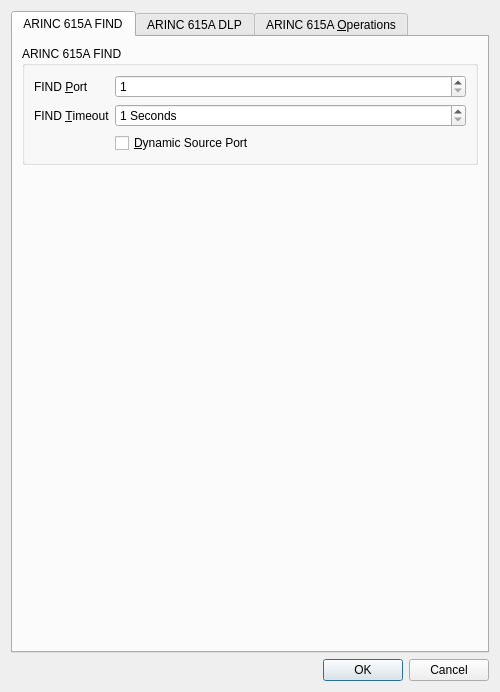
<?xml version="1.0" encoding="UTF-8"?>
<ui version="4.0">
 <author>Thomas Vogt</author>
 <class>Arinc615aDlaQt::SettingsDialog</class>
 <widget class="QDialog" name="Arinc615aDlaQt::SettingsDialog">
  <property name="geometry">
   <rect>
    <x>0</x>
    <y>0</y>
    <width>500</width>
    <height>692</height>
   </rect>
  </property>
  <property name="windowTitle">
   <string>ARINC 615A Data Loader Settings</string>
  </property>
  <property name="windowIcon">
   <iconset resource="../../qt_icon_resources/lib/qt_icon_resources/font_awesome/font_awesome.qrc">
    <normaloff>:/fa/solid/gear.svg</normaloff>:/fa/solid/gear.svg</iconset>
  </property>
  <layout class="QVBoxLayout" name="verticalLayout">
   <item>
    <widget class="QTabWidget" name="tabWidget">
     <property name="currentIndex">
      <number>0</number>
     </property>
     <widget class="QWidget" name="findTab">
      <attribute name="title">
       <string>ARINC 615A FIND</string>
      </attribute>
      <layout class="QVBoxLayout" name="verticalLayout_3">
       <item>
        <widget class="QGroupBox" name="findGroupBox">
         <property name="title">
          <string>ARINC 615A FIND</string>
         </property>
         <layout class="QFormLayout" name="formLayout_2">
          <item row="0" column="0">
           <widget class="QLabel" name="findPortLabel">
            <property name="text">
             <string>FIND &amp;Port</string>
            </property>
            <property name="buddy">
             <cstring>findPort</cstring>
            </property>
           </widget>
          </item>
          <item row="0" column="1">
           <widget class="QSpinBox" name="findPort">
            <property name="sizePolicy">
             <sizepolicy hsizetype="Expanding" vsizetype="Fixed">
              <horstretch>0</horstretch>
              <verstretch>0</verstretch>
             </sizepolicy>
            </property>
            <property name="minimum">
             <number>1</number>
            </property>
            <property name="maximum">
             <number>65535</number>
            </property>
           </widget>
          </item>
          <item row="1" column="0">
           <widget class="QLabel" name="findTimeoutLabel">
            <property name="text">
             <string>FIND &amp;Timeout</string>
            </property>
            <property name="buddy">
             <cstring>findTimeout</cstring>
            </property>
           </widget>
          </item>
          <item row="1" column="1">
           <widget class="QSpinBox" name="findTimeout">
            <property name="sizePolicy">
             <sizepolicy hsizetype="Expanding" vsizetype="Fixed">
              <horstretch>0</horstretch>
              <verstretch>0</verstretch>
             </sizepolicy>
            </property>
            <property name="suffix">
             <string> Seconds</string>
            </property>
            <property name="minimum">
             <number>1</number>
            </property>
            <property name="maximum">
             <number>60</number>
            </property>
           </widget>
          </item>
          <item row="2" column="1">
           <widget class="QCheckBox" name="findDynamicPort">
            <property name="text">
             <string>&amp;Dynamic Source Port</string>
            </property>
           </widget>
          </item>
         </layout>
        </widget>
       </item>
       <item>
        <spacer name="verticalSpacer">
         <property name="orientation">
          <enum>Qt::Orientation::Vertical</enum>
         </property>
         <property name="sizeHint" stdset="0">
          <size>
           <width>20</width>
           <height>40</height>
          </size>
         </property>
        </spacer>
       </item>
      </layout>
     </widget>
     <widget class="QWidget" name="dlpTab">
      <attribute name="title">
       <string>ARINC 615A DLP</string>
      </attribute>
      <layout class="QVBoxLayout" name="verticalLayout_2">
       <item>
        <widget class="QGroupBox" name="tftpGroupBox">
         <property name="title">
          <string>TFTP</string>
         </property>
         <layout class="QFormLayout" name="formLayout_4">
          <item row="0" column="0">
           <widget class="QLabel" name="tftpServerPortLabel">
            <property name="text">
             <string>TFTP Server &amp;Port</string>
            </property>
            <property name="buddy">
             <cstring>tftpServerPort</cstring>
            </property>
           </widget>
          </item>
          <item row="0" column="1">
           <widget class="QSpinBox" name="tftpServerPort">
            <property name="sizePolicy">
             <sizepolicy hsizetype="Expanding" vsizetype="Fixed">
              <horstretch>0</horstretch>
              <verstretch>0</verstretch>
             </sizepolicy>
            </property>
            <property name="minimum">
             <number>1</number>
            </property>
            <property name="maximum">
             <number>65535</number>
            </property>
           </widget>
          </item>
          <item row="1" column="0">
           <widget class="QLabel" name="tftpTimeoutLabel">
            <property name="text">
             <string>TFTP &amp;Timeout (T0)</string>
            </property>
            <property name="buddy">
             <cstring>tftpTimeout</cstring>
            </property>
           </widget>
          </item>
          <item row="1" column="1">
           <widget class="QSpinBox" name="tftpTimeout">
            <property name="sizePolicy">
             <sizepolicy hsizetype="Expanding" vsizetype="Fixed">
              <horstretch>0</horstretch>
              <verstretch>0</verstretch>
             </sizepolicy>
            </property>
            <property name="suffix">
             <string> Seconds</string>
            </property>
            <property name="minimum">
             <number>1</number>
            </property>
            <property name="maximum">
             <number>60</number>
            </property>
           </widget>
          </item>
          <item row="2" column="0">
           <widget class="QLabel" name="tftpRetriesLabel">
            <property name="text">
             <string>TFTP &amp;Retries</string>
            </property>
            <property name="buddy">
             <cstring>tftpRetries</cstring>
            </property>
           </widget>
          </item>
          <item row="2" column="1">
           <widget class="QSpinBox" name="tftpRetries">
            <property name="sizePolicy">
             <sizepolicy hsizetype="Expanding" vsizetype="Fixed">
              <horstretch>0</horstretch>
              <verstretch>0</verstretch>
             </sizepolicy>
            </property>
            <property name="maximum">
             <number>100</number>
            </property>
           </widget>
          </item>
          <item row="4" column="1">
           <widget class="QCheckBox" name="tftpTransferSizeOption">
            <property name="text">
             <string>Transfer &amp;Size Option Enabled</string>
            </property>
           </widget>
          </item>
          <item row="3" column="1">
           <widget class="QCheckBox" name="tftpDally">
            <property name="text">
             <string>&amp;Dally Enabled</string>
            </property>
           </widget>
          </item>
         </layout>
        </widget>
       </item>
       <item>
        <widget class="QGroupBox" name="tftpBlockSizeOption">
         <property name="title">
          <string>TFTP &amp;Blocksize Option</string>
         </property>
         <property name="checkable">
          <bool>true</bool>
         </property>
         <layout class="QFormLayout" name="formLayout_5">
          <item row="0" column="0">
           <widget class="QLabel" name="tftpBlockSizeOptionValueLabel">
            <property name="text">
             <string>Blocksize Option Value</string>
            </property>
            <property name="buddy">
             <cstring>tftpBlockSizeOptionValue</cstring>
            </property>
           </widget>
          </item>
          <item row="0" column="1">
           <widget class="QSpinBox" name="tftpBlockSizeOptionValue">
            <property name="sizePolicy">
             <sizepolicy hsizetype="Expanding" vsizetype="Fixed">
              <horstretch>0</horstretch>
              <verstretch>0</verstretch>
             </sizepolicy>
            </property>
            <property name="minimum">
             <number>8</number>
            </property>
            <property name="maximum">
             <number>65464</number>
            </property>
           </widget>
          </item>
         </layout>
        </widget>
       </item>
       <item>
        <widget class="QGroupBox" name="tftpTimeoutOption">
         <property name="title">
          <string>TFTP T&amp;imeout Option</string>
         </property>
         <property name="checkable">
          <bool>true</bool>
         </property>
         <layout class="QFormLayout" name="formLayout_6">
          <item row="0" column="0">
           <widget class="QLabel" name="tftpTimeoutOptionValueLabel">
            <property name="text">
             <string>Timeout Value</string>
            </property>
            <property name="buddy">
             <cstring>tftpTimeoutOptionValue</cstring>
            </property>
           </widget>
          </item>
          <item row="0" column="1">
           <widget class="QSpinBox" name="tftpTimeoutOptionValue">
            <property name="sizePolicy">
             <sizepolicy hsizetype="Expanding" vsizetype="Fixed">
              <horstretch>0</horstretch>
              <verstretch>0</verstretch>
             </sizepolicy>
            </property>
            <property name="suffix">
             <string> Seconds</string>
            </property>
            <property name="minimum">
             <number>1</number>
            </property>
            <property name="maximum">
             <number>60</number>
            </property>
           </widget>
          </item>
         </layout>
        </widget>
       </item>
       <item>
        <widget class="QGroupBox" name="arinc615a">
         <property name="title">
          <string>ARINC 615A</string>
         </property>
         <layout class="QFormLayout" name="formLayout">
          <property name="fieldGrowthPolicy">
           <enum>QFormLayout::FieldGrowthPolicy::ExpandingFieldsGrow</enum>
          </property>
          <item row="0" column="0">
           <widget class="QLabel" name="arinc615aTimeoutLabel">
            <property name="text">
             <string>ARINC 615A Timeout (T1)</string>
            </property>
            <property name="buddy">
             <cstring>arinc615aTimeout</cstring>
            </property>
           </widget>
          </item>
          <item row="0" column="1">
           <widget class="QSpinBox" name="arinc615aTimeout">
            <property name="sizePolicy">
             <sizepolicy hsizetype="Expanding" vsizetype="Fixed">
              <horstretch>0</horstretch>
              <verstretch>0</verstretch>
             </sizepolicy>
            </property>
            <property name="suffix">
             <string> Seconds</string>
            </property>
            <property name="minimum">
             <number>1</number>
            </property>
            <property name="maximum">
             <number>60</number>
            </property>
           </widget>
          </item>
          <item row="1" column="0">
           <widget class="QLabel" name="arinc615aRetriesLabel">
            <property name="text">
             <string>ARINC 615A Retries</string>
            </property>
            <property name="buddy">
             <cstring>arinc615aRetries</cstring>
            </property>
           </widget>
          </item>
          <item row="1" column="1">
           <widget class="QSpinBox" name="arinc615aRetries">
            <property name="sizePolicy">
             <sizepolicy hsizetype="Expanding" vsizetype="Fixed">
              <horstretch>0</horstretch>
              <verstretch>0</verstretch>
             </sizepolicy>
            </property>
            <property name="maximum">
             <number>100</number>
            </property>
           </widget>
          </item>
          <item row="2" column="1">
           <widget class="QCheckBox" name="arinc615aPortOption">
            <property name="statusTip">
             <string>ARINC 615A Port Option</string>
            </property>
            <property name="text">
             <string>Dynamic TFTP Server Port</string>
            </property>
           </widget>
          </item>
         </layout>
        </widget>
       </item>
       <item>
        <widget class="QGroupBox" name="logging">
         <property name="title">
          <string>Logging</string>
         </property>
         <layout class="QVBoxLayout" name="verticalLayout_5">
          <item>
           <widget class="QCheckBox" name="logProtocolFiles">
            <property name="text">
             <string>Log Protocol Files</string>
            </property>
           </widget>
          </item>
         </layout>
        </widget>
       </item>
       <item>
        <spacer name="verticalSpacer_3">
         <property name="orientation">
          <enum>Qt::Orientation::Vertical</enum>
         </property>
         <property name="sizeHint" stdset="0">
          <size>
           <width>20</width>
           <height>40</height>
          </size>
         </property>
        </spacer>
       </item>
      </layout>
     </widget>
     <widget class="QWidget" name="operationsTab">
      <attribute name="title">
       <string>ARINC 615A &amp;Operations</string>
      </attribute>
      <layout class="QVBoxLayout" name="verticalLayout_4">
       <item>
        <widget class="QGroupBox" name="mediaSetManagerDirectoryBox">
         <property name="title">
          <string>Media Set Manager</string>
         </property>
         <layout class="QHBoxLayout" name="horizontalLayout">
          <item>
           <widget class="QLineEdit" name="mediaSetManagerDirectory">
            <property name="readOnly">
             <bool>true</bool>
            </property>
           </widget>
          </item>
          <item>
           <widget class="QPushButton" name="selectMediaSetManagerDirectory">
            <property name="toolTip">
             <string>Select Media Set Manager Directory</string>
            </property>
            <property name="icon">
             <iconset resource="../../qt_icon_resources/lib/qt_icon_resources/font_awesome/font_awesome.qrc">
              <normaloff>:/fa/solid/folder-open.svg</normaloff>:/fa/solid/folder-open.svg</iconset>
            </property>
            <property name="iconSize">
             <size>
              <width>24</width>
              <height>24</height>
             </size>
            </property>
           </widget>
          </item>
         </layout>
        </widget>
       </item>
       <item>
        <widget class="QGroupBox" name="downloadOperation">
         <property name="title">
          <string>&amp;Download Operation</string>
         </property>
         <layout class="QVBoxLayout" name="verticalLayout_6">
          <item>
           <widget class="QGroupBox" name="downloadBaseDirectoryBox">
            <property name="title">
             <string>Download Base Directory</string>
            </property>
            <layout class="QHBoxLayout" name="horizontalLayout_2">
             <item>
              <widget class="QLineEdit" name="downloadBaseDirectory">
               <property name="readOnly">
                <bool>true</bool>
               </property>
              </widget>
             </item>
             <item>
              <widget class="QPushButton" name="selectDownloadBaseDirectory">
               <property name="toolTip">
                <string>Select Download Base Directory</string>
               </property>
               <property name="icon">
                <iconset resource="../../qt_icon_resources/lib/qt_icon_resources/font_awesome/font_awesome.qrc">
                 <normaloff>:/fa/solid/folder-open.svg</normaloff>:/fa/solid/folder-open.svg</iconset>
               </property>
               <property name="iconSize">
                <size>
                 <width>24</width>
                 <height>24</height>
                </size>
               </property>
              </widget>
             </item>
            </layout>
           </widget>
          </item>
          <item>
           <widget class="QCheckBox" name="verifyDownloadFiles">
            <property name="text">
             <string>Verify Download Files</string>
            </property>
           </widget>
          </item>
         </layout>
        </widget>
       </item>
       <item>
        <spacer name="verticalSpacer_2">
         <property name="orientation">
          <enum>Qt::Orientation::Vertical</enum>
         </property>
         <property name="sizeHint" stdset="0">
          <size>
           <width>20</width>
           <height>40</height>
          </size>
         </property>
        </spacer>
       </item>
      </layout>
     </widget>
    </widget>
   </item>
   <item>
    <widget class="QDialogButtonBox" name="buttonBox">
     <property name="orientation">
      <enum>Qt::Orientation::Horizontal</enum>
     </property>
     <property name="standardButtons">
      <set>QDialogButtonBox::StandardButton::Cancel|QDialogButtonBox::StandardButton::Ok</set>
     </property>
    </widget>
   </item>
  </layout>
 </widget>
 <tabstops>
  <tabstop>tabWidget</tabstop>
  <tabstop>findPort</tabstop>
  <tabstop>findTimeout</tabstop>
  <tabstop>findDynamicPort</tabstop>
  <tabstop>tftpServerPort</tabstop>
  <tabstop>tftpTimeout</tabstop>
  <tabstop>tftpRetries</tabstop>
  <tabstop>tftpDally</tabstop>
  <tabstop>tftpTransferSizeOption</tabstop>
  <tabstop>tftpBlockSizeOption</tabstop>
  <tabstop>tftpBlockSizeOptionValue</tabstop>
  <tabstop>tftpTimeoutOption</tabstop>
  <tabstop>tftpTimeoutOptionValue</tabstop>
  <tabstop>arinc615aTimeout</tabstop>
  <tabstop>arinc615aRetries</tabstop>
  <tabstop>arinc615aPortOption</tabstop>
  <tabstop>logProtocolFiles</tabstop>
  <tabstop>mediaSetManagerDirectory</tabstop>
  <tabstop>selectMediaSetManagerDirectory</tabstop>
  <tabstop>downloadBaseDirectory</tabstop>
  <tabstop>selectDownloadBaseDirectory</tabstop>
  <tabstop>verifyDownloadFiles</tabstop>
 </tabstops>
 <resources>
  <include location="../../qt_icon_resources/lib/qt_icon_resources/font_awesome/font_awesome.qrc"/>
 </resources>
 <connections>
  <connection>
   <sender>buttonBox</sender>
   <signal>accepted()</signal>
   <receiver>Arinc615aDlaQt::SettingsDialog</receiver>
   <slot>accept()</slot>
   <hints>
    <hint type="sourcelabel">
     <x>234</x>
     <y>685</y>
    </hint>
    <hint type="destinationlabel">
     <x>157</x>
     <y>274</y>
    </hint>
   </hints>
  </connection>
  <connection>
   <sender>buttonBox</sender>
   <signal>rejected()</signal>
   <receiver>Arinc615aDlaQt::SettingsDialog</receiver>
   <slot>reject()</slot>
   <hints>
    <hint type="sourcelabel">
     <x>302</x>
     <y>685</y>
    </hint>
    <hint type="destinationlabel">
     <x>286</x>
     <y>274</y>
    </hint>
   </hints>
  </connection>
 </connections>
</ui>
